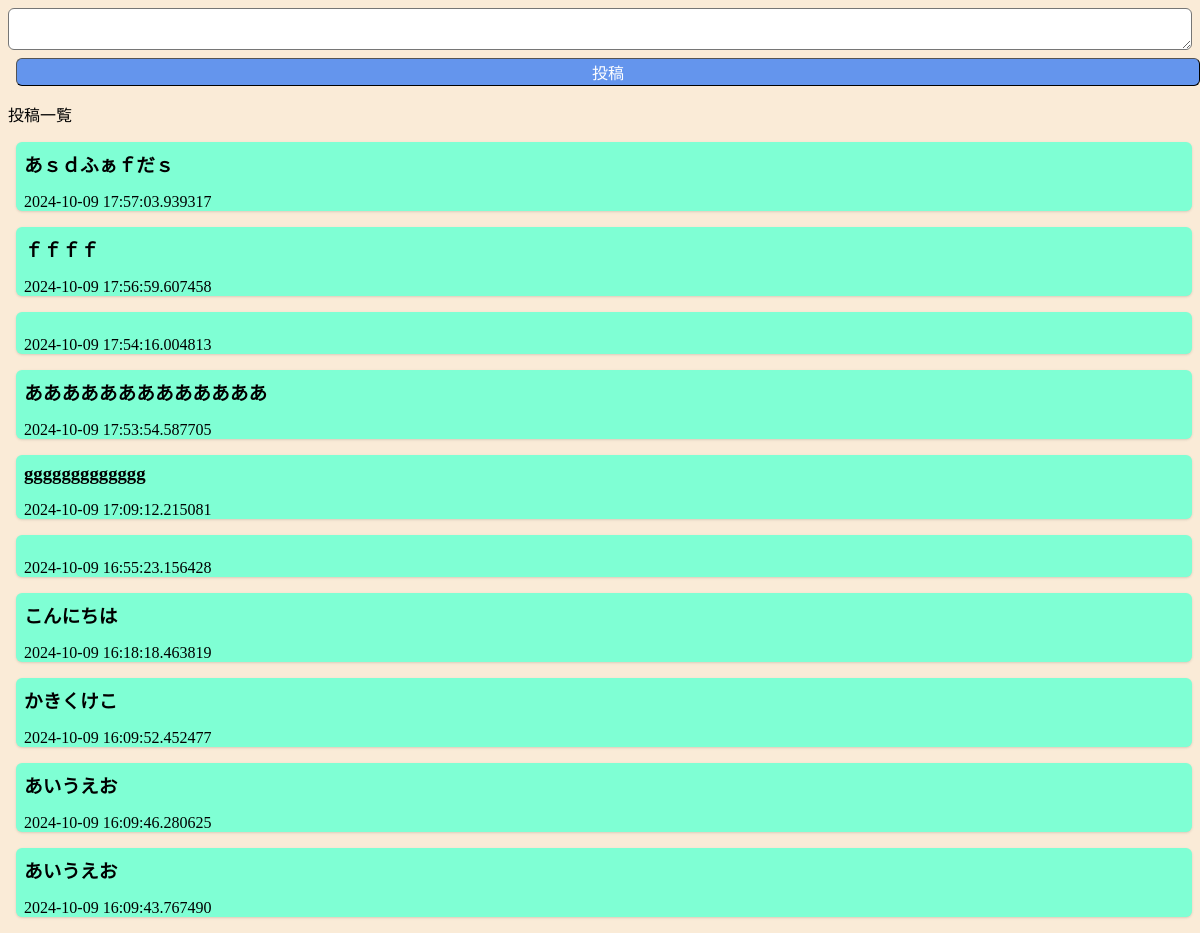
Before: / with the older database file.
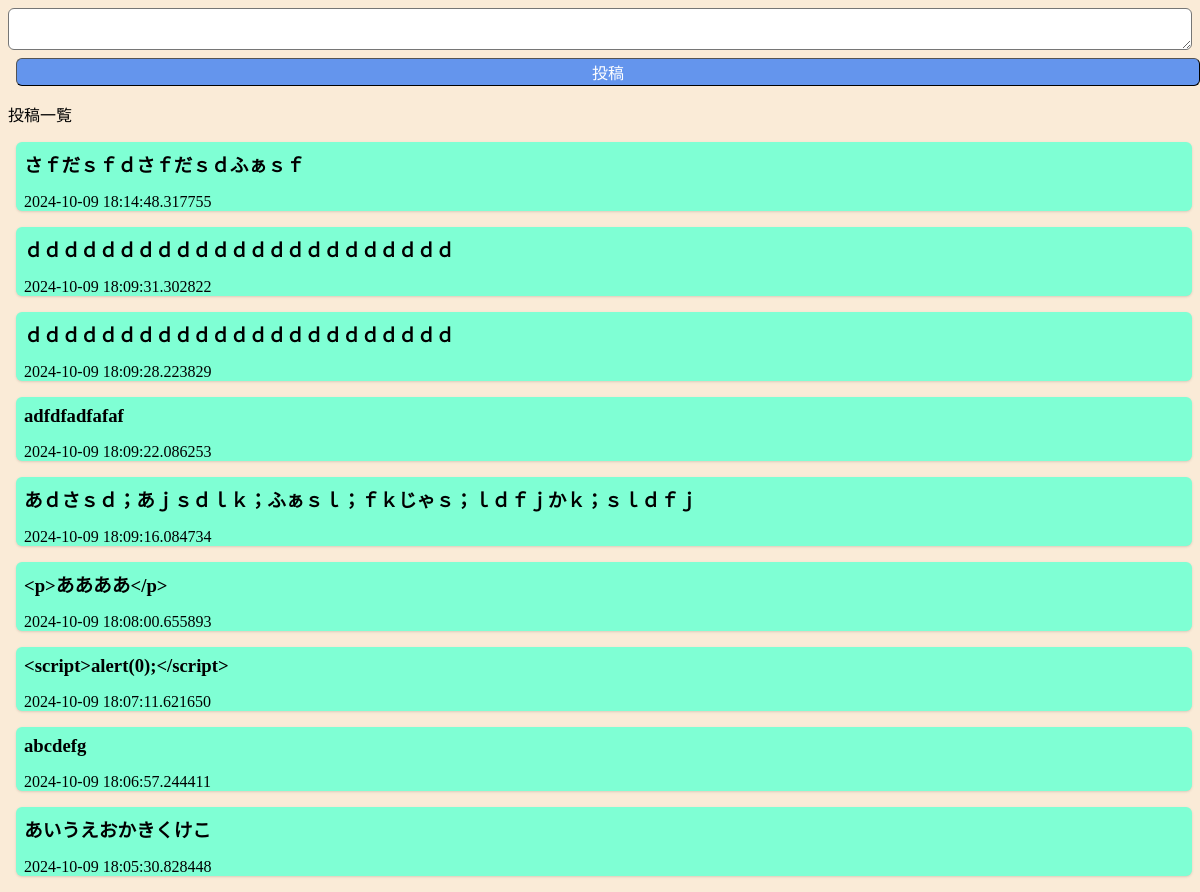
After: the same page with the newer database file.
### tables this page shows
CREATE TABLE posts(
    id INTEGER PRIMARY KEY AUTOINCREMENT,
    content STRING,
    created_at DATETIME
);

### app.py (the view)
@app.route("/", methods=["GET", "POST"])
def index():
    if request.method == "GET":
        data = {"posts": []}
        data["posts"] = get_posts(cur)
        return render_template("index.html", data=data)
    else:
        content = request.form.get("content")
        set_post(cur,content)
        return redirect("/")

### features.py (called while the page is built)
def get_posts(cur: sqlite3.Cursor):
    result = cur.execute(
        "select content,created_at from posts order by created_at desc limit 100").fetchall()
    posts = [dict(content=item[0], created_at=item[1])for item in result]
    return posts

### templates/index.html (shortened to what this page needs)
<head>
    <link rel="stylesheet" href="../static/css/main.css">
</head>
<body>
    <form method="POST">
        <textarea name="content"></textarea>
        <input type="submit" value="投稿">
    </form>
    <p>投稿一覧</p>
    {% for post in data["posts"] %}
    <div class="post">
        <h3>{{ post["content"] }}</h3>
        <p>{{ post["created_at"] }}</p>
    </div>
    {% endfor %}
</body>

### static/css/main.css (style rules this page uses)
.post { --tw-shadow: 0 1px 3px 0 rgb(0 0 0 / 0.1), 0 1px 2px -1px rgb(0 0 0 / 0.1); --tw-shadow-colored: 0 1px 3px 0 var(--tw-shadow-color), 0 1px 2px -1px var(--tw-shadow-color); box-shadow: var(--tw-ring-offset-shadow, 0 0 #0000), var(--tw-ring-shadow, 0 0 #0000), var(--tw-shadow); border-radius: 0.375rem; border-width: 1px; background-color: aquamarine; padding: 0.5rem 0 0 0.5rem; margin: 0.5rem 0 0 0.5rem; }
h3 { margin: 0 0 0 0; }
body { background-color: antiquewhite; }
textarea { width: 100%; font-size: 1rem; border-radius: 0.375rem; }
input { width: 100%; background-color: cornflowerblue; color: white; border-radius: 0.375rem; border-width: 1px; font-size: 1rem; margin: 0.5rem 0 0 0.5rem; }

Changed rows visible on the page:
removed posts: content "あｓｄふぁｆだｓ", created_at "2024-10-09 17:57:03.939317"
removed posts: content "ｆｆｆｆ", created_at "2024-10-09 17:56:59.607458"
removed posts: created_at "2024-10-09 17:54:16.004813"
removed posts: content "あああああああああああああ", created_at "2024-10-09 17:53:54.587705"
removed posts: content "ggggggggggggg", created_at "2024-10-09 17:09:12.215081"
removed posts: created_at "2024-10-09 16:55:23.156428"
removed posts: content "こんにちは", created_at "2024-10-09 16:18:18.463819"
removed posts: content "かきくけこ", created_at "2024-10-09 16:09:52.452477"
removed posts: content "あいうえお", created_at "2024-10-09 16:09:46.280625"
removed posts: content "あいうえお", created_at "2024-10-09 16:09:43.767490"
added posts: content "さｆだｓｆｄさｆだｓｄふぁｓｆ", created_at "2024-10-09 18:14:48.317755"
added posts: content "ｄｄｄｄｄｄｄｄｄｄｄｄｄｄｄｄｄｄｄｄｄｄｄ", created_at "2024-10-09 18:09:31.302822"
added posts: content "ｄｄｄｄｄｄｄｄｄｄｄｄｄｄｄｄｄｄｄｄｄｄｄ", created_at "2024-10-09 18:09:28.223829"
added posts: content "adfdfadfafaf", created_at "2024-10-09 18:09:22.086253"
added posts: content "あｄさｓｄ；あｊｓｄｌｋ；ふぁｓｌ；ｆｋじゃｓ；ｌｄｆｊかｋ；ｓｌｄｆｊ", created_at "2024-10-09 18:09:16.084734"
added posts: content "<p>ああああ</p>", created_at "2024-10-09 18:08:00.655893"
added posts: content "<script>alert(0);</script>", created_at "2024-10-09 18:07:11.621650"
added posts: content "abcdefg", created_at "2024-10-09 18:06:57.244411"
added posts: content "あいうえおかきくけこ", created_at "2024-10-09 18:05:30.828448"
